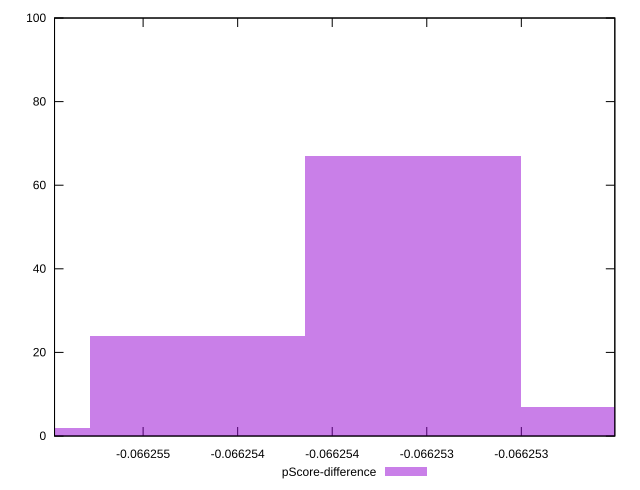

This figure's gnuplot source:
reset

$pScoreDifference <<EOF
-0.06625357309161461 67
-0.06625243359807126 7
-0.06625471258515797 24
-0.06625585207870133 2
EOF

set key outside below
set boxwidth 0.000001139493543360587
set xrange [-0.06625546840673463:-0.0662525056247587]
set yrange [0:100]
set trange [0:100]
set style fill transparent solid 0.5 noborder
set terminal svg size 640, 490 enhanced background rgb 'white'
set output "report_00008_2021-01-22T20:58:29.167/total-byte-weight/samples/pages+cached+noexternal+nosvg/pScore-difference/histogram.svg"

plot $pScoreDifference title "pScore-difference" with boxes

reset
